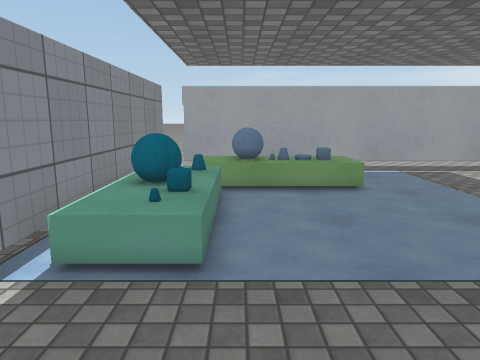
view 1 (above)

20 first-person views from a walk through a scene from a Unity 3-D project. The camera is 1.5 m above the floor, tilts 10° down and sees 70° across. The floor is counted in squares, 0.5 m on a side. Each view is taken from the middle of a square. On the plan, view 1 faces up. The plan holds only what a view shows up to about 20 squares ahead; the rest is blank. The place goes on beyond the plan. The player is left out. Surface patterns are stand-ins for the level's own textures.

view 2
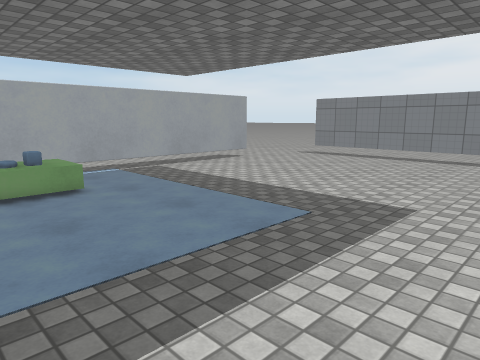

view 3
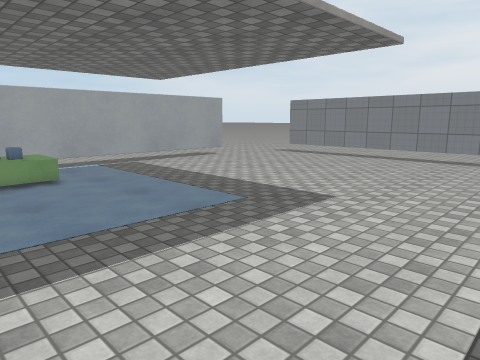

view 4
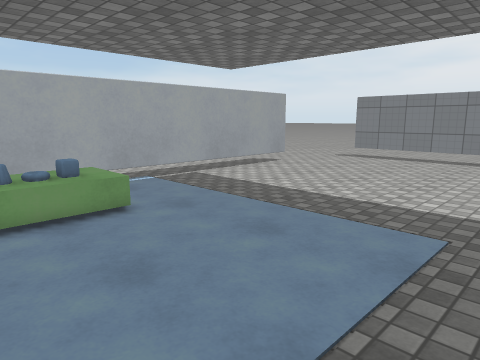

view 5
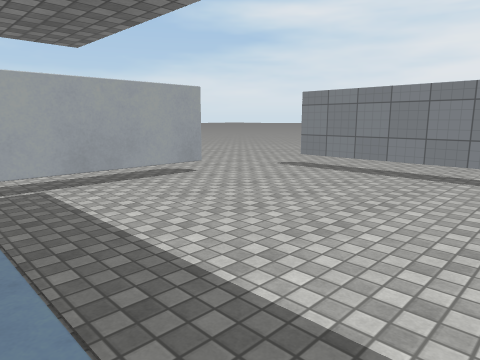

view 6
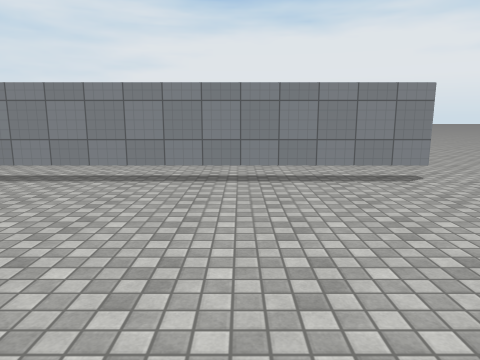

view 7
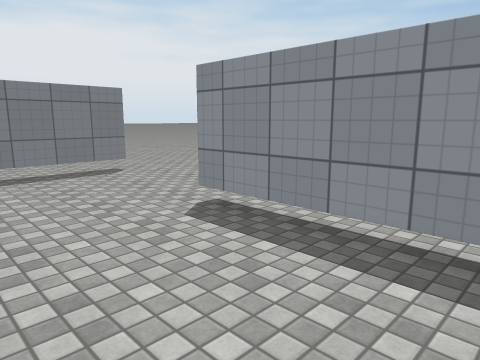

view 8
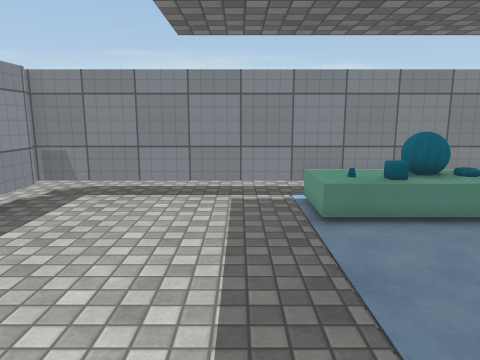

view 9
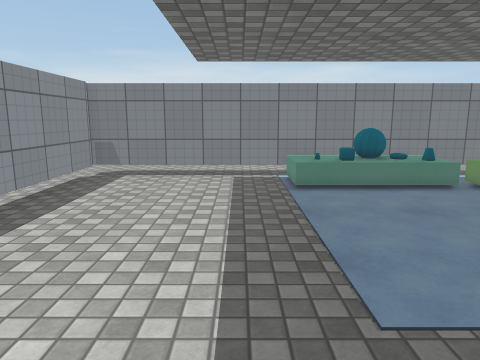

view 10
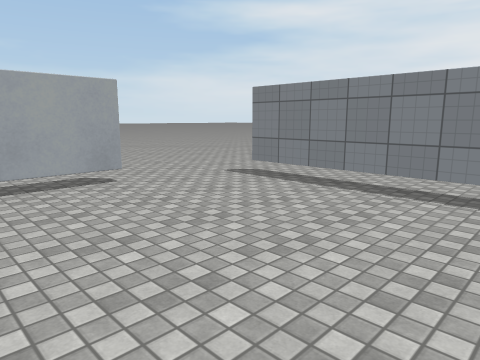

view 11
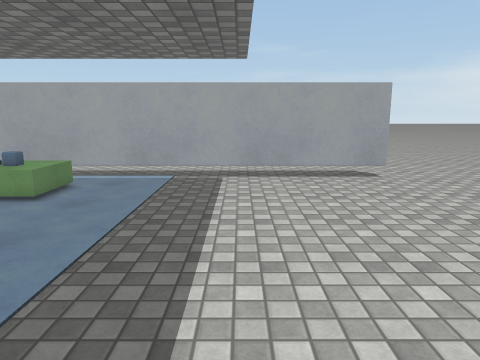

view 12
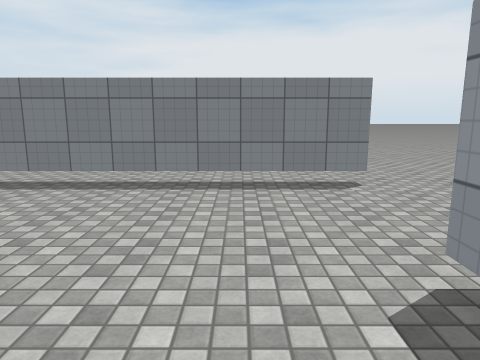

view 13
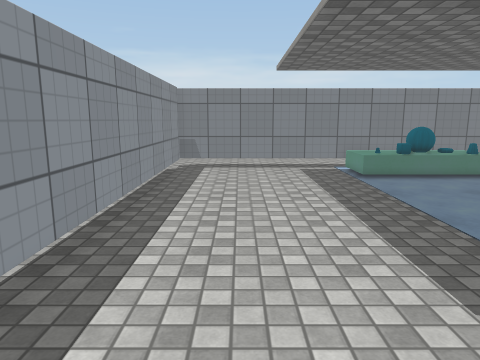

view 14
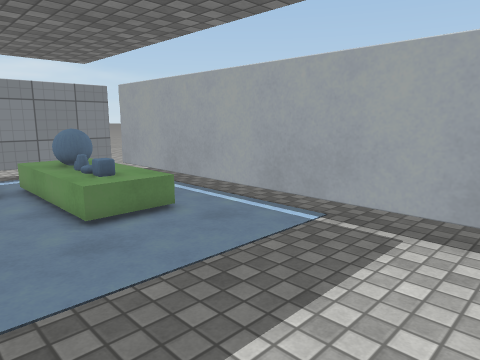

view 15
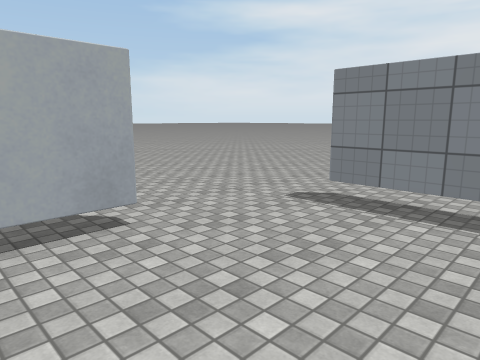

view 16
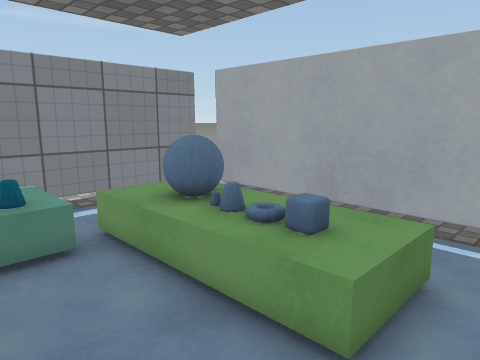

view 17
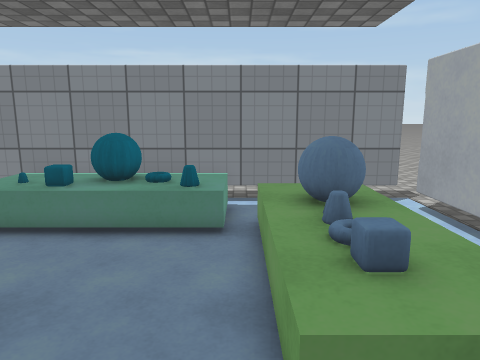

view 18
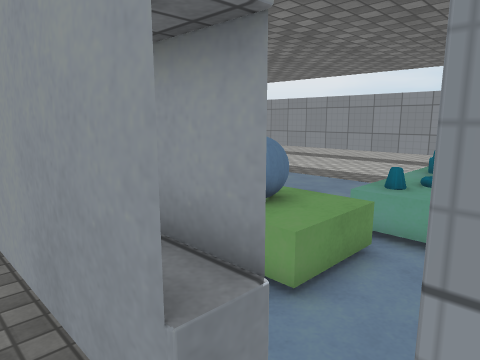

view 19
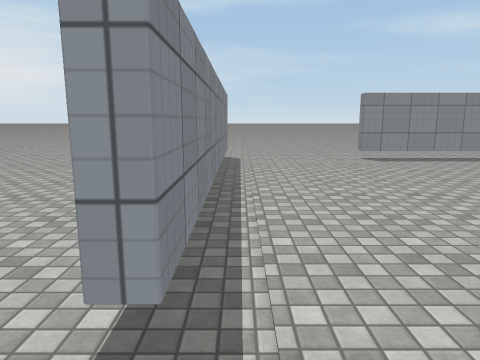

view 20
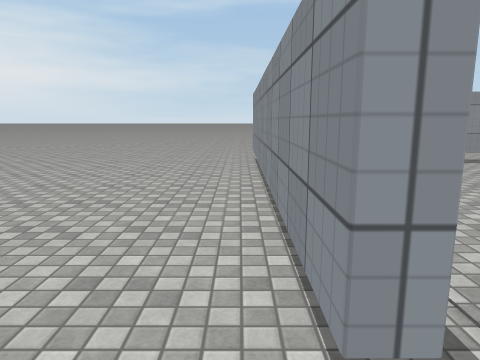

### Floor plan
Key: @ floor where view 1 was taken; # wall or solid block; . floor; ^ raised ledge; T thing the floor can be seen under or through; O other object.
Columns run from 7 left of view 1 to 34 right of it. Each row starts with its distance up from view 1.
 22   .......................................
 21 ....TTTTTT                   ............
 20 ....TTTTTTTTTTTTTTTTTTTTTTTTT...........
 19   TT..    .............................
 18    T... ...........................TT..
 17    T.^^OO^^^^......................TT....
 16 .. T.^^OOOOO^......................TT.....
 15 .. T.^^OO^O^^......................TT.....
 14 .. T...............................TT.....
 13    ^^^^............................TT.....
 12    ^^^^............................TT.....
 11    ^^^^............................TT.....
 10    ##^^............................TT.....
  9    ^^^^............................TT.....
  8    ^^^^............................TT.....
  7 .. ^^^^............................TT.....
  6 .. T...............................TT.....
  5 .. T...............................TT.....
  4 .. T...............................TT.....
  3 .. T...............................TT.....
  2 .. T...............................TT.....
  1 .. T...............................TT.....
  0 .. T...@...........................T ...
 -1 .. T...............................T ...
 -2 .. T...............................T ...
 -3 .. T...............................T ...
 -4 .. #######################.........T ...

Where each view was taken, in squares from view 1:
view 1: 0 up, 0 right, facing up
view 2: 0 up, 0 right, facing up-right
view 3: 3 down, 0 right, facing up-right
view 4: 4 up, 0 right, facing up-right
view 5: 4 up, 8 right, facing up-right
view 6: 4 up, 10 right, facing right
view 7: 4 up, 8 right, facing down-right
view 8: 4 up, 9 right, facing left
view 9: 4 up, 14 right, facing left
view 10: 4 up, 13 right, facing up-right
view 11: 2 up, 13 right, facing up
view 12: 0 up, 12 right, facing right
view 13: 0 up, 17 right, facing left
view 14: 11 up, 15 right, facing up-left
view 15: 11 up, 16 right, facing up-right
view 16: 11 up, 7 right, facing up-left
view 17: 14 up, 8 right, facing left
view 18: 22 up, 5 left, facing down-right
view 19: 22 up, 27 right, facing down
view 20: 21 up, 30 right, facing down
